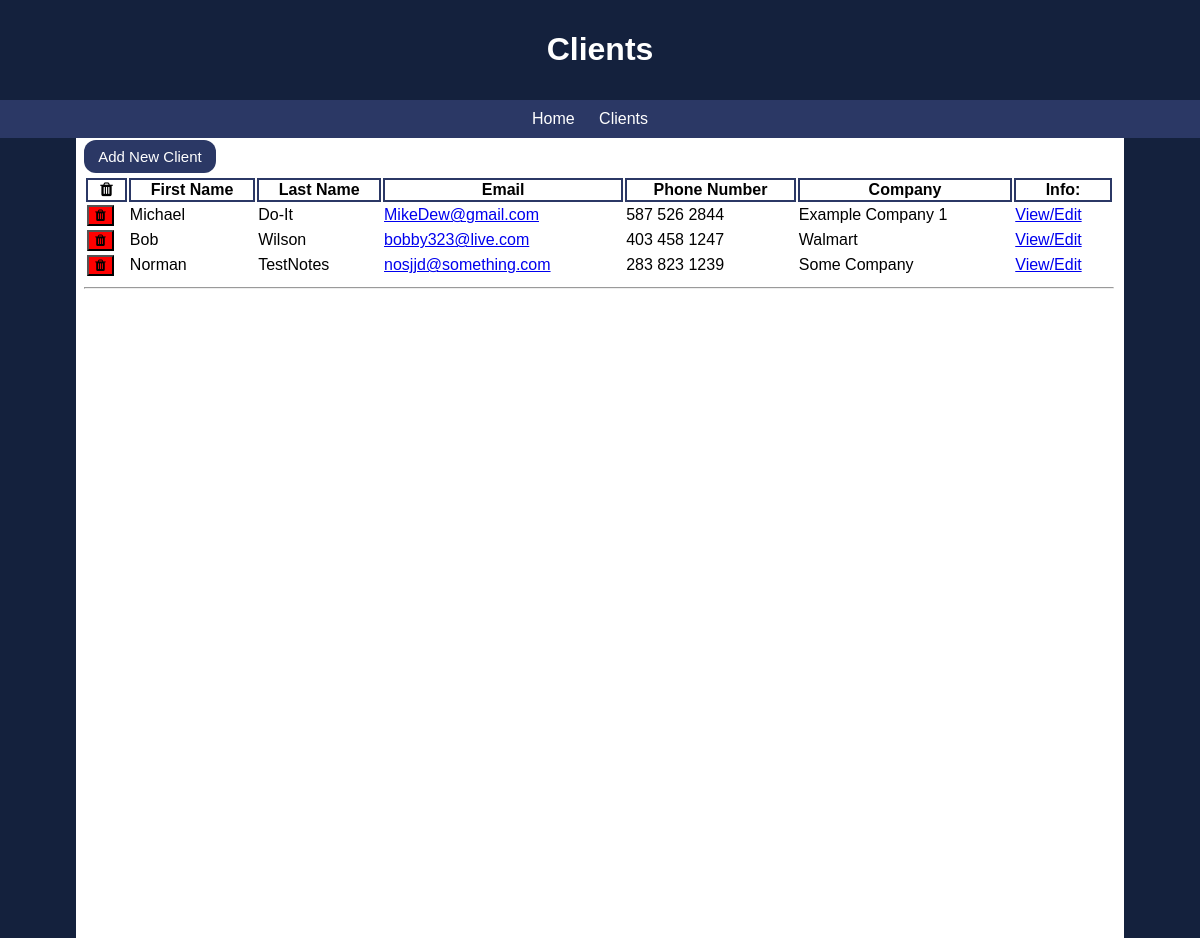
The page /clients/ on the database as committed earlier.
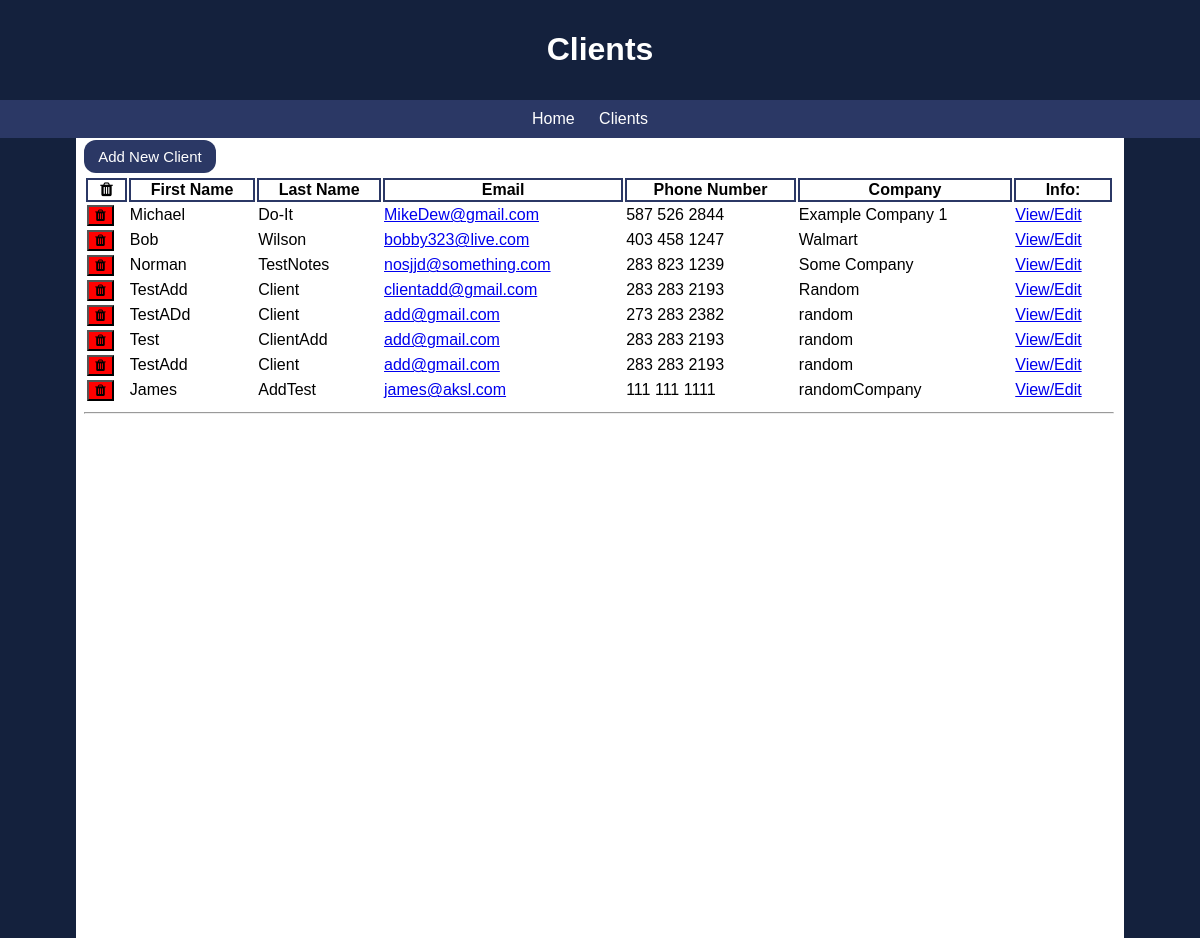
The same page on the database as committed later.
### AppCRM/models.py (models this page shows)
class Clients(models.Model):
    first_name = models.CharField(max_length=200)
    last_name = models.CharField(max_length=200)
    email = models.EmailField(max_length=250)
    phone = models.CharField(max_length=200)
    company = models.CharField(max_length=300)
    notes = models.CharField(max_length=750, default="<No Available Notes>")

### AppCRM/views.py (the view)
# urls.py: path("clients/",views.client_list,name="Clients"),
def client_list(request):
    items = Clients.objects.all()
    return render(request, "clients.html", {"client_list": items})

### AppCRM/templates/clients.html
{% extends "base.html" %}
{% load static %}
{% block css %}
    <link rel="stylesheet" href="{% static 'css/clientstyles.css' %}" type="text/css">
    <link rel="stylesheet" href="https://cdnjs.cloudflare.com/ajax/libs/font-awesome/4.7.0/css/font-awesome.min.css">
{% endblock %}
{% block header_title %}Clients{% endblock %}
{% block content %}
    <div class="button-div">
        <a class="add-button" href={% url 'Add' %}> Add New Client</a>
    </div>
    <table>
        <th class="del-head"><i class="fa fa-trash"></i></th>
        <th>First Name</th>
        <th>Last Name</th>
        <th>Email</th>
        <th>Phone Number</th>
        <th>Company</th>
        <th>Info: </th>
        {% for client in client_list %}
            <tr class="row">
                <td class="del-row" ><button class="delete-btn"><i class="fa fa-trash"></i></button></td>
                <td>{{ client.first_name }}</td>
                <td>{{ client.last_name }}</td>
                <td><a href="mailto:{{ client.email }}">{{ client.email }}</a></td>
                <td>{{ client.phone}}</td>
                <td>{{ client.company }}</td>
                <td>
                    <a href="{% url 'Info' client.id %}">View/Edit</a>
                </td>
            </tr>
        {% endfor %}
    </table>
    <hr>
{% endblock %}

### AppCRM/templates/base.html (shortened to what this page needs)
{% load static %}
<!DOCTYPE html>
<html lang="en">
<head>
  <link rel="stylesheet" href="{% static 'css/basestyles.css' %}" type="text/css">
    {% block css %}{% endblock %}
</head>
<body>
  <header>
    <h1>{% block header_title %}Base{% endblock %}</h1>
  </header>
  <nav>
    <ul>
      <li><a href="{% url 'home' %}">Home</a></li>
      <li><a href="{% url 'Clients' %}">Clients</a></li>
    </ul>
  </nav>
  <div class="outer">
    <div class="left-bar"></div>
    <div class="container">{% block content %} {% endblock %}</div>
    <div class="right-bar"></div>
  </div>
</body>
</html>

### static/css/basestyles.css (style rules this page uses)
html, body { height: 100%; margin: 0; }
body { font-family: Arial, sans-serif; margin: 0; padding: 0; }
header { background-color: #14213D; color: #fff; padding: 10px 0; text-align: center; }
nav { background-color: #2B3865; padding: 10px; }
nav ul { list-style: none; margin: 0; padding: 0; text-align: center; }
nav ul li { display: inline; margin-right: 20px; }
nav ul li a { text-decoration: none; color: #fff; }
.outer { display: flex; height: 100%; }
.left-bar, .right-bar { width: 80px; background-color: #14213D; }
.container { padding-left: 8px; padding-right: 10px; flex-grow: 1; height: 100%; width: 90%; }

### static/css/clientstyles.css (style rules this page uses)
.container th { border: 2px solid #2B3865; }
.container .row { border-bottom: 2px solid #2B3865; }
.container table { width: 100%; }
.button-div { padding-top: 10px; padding-bottom: 10px; }
.add-button { border: none; background-color: #2B3865; color: white; font-size: 15px; border-radius: 12px; padding: 8px 14px; text-decoration: none; }
.del-row { outline: none; }
.del-head { outline: none; border: #006b1b; }
.delete-btn { background-color: red; color: black; }

Rows that differ between the two databases and show on the page:
added Clients: first_name "TestAdd", last_name "Client", email "clientadd@gmail.com", phone "283 283 2193", company "Random"
added Clients: first_name "TestADd", last_name "Client", email "add@gmail.com", phone "273 283 2382", company "random"
added Clients: first_name "Test", last_name "ClientAdd", email "add@gmail.com", phone "283 283 2193", company "random"
added Clients: first_name "TestAdd", last_name "Client", email "add@gmail.com", phone "283 283 2193", company "random"
added Clients: first_name "James", last_name "AddTest", email "james@aksl.com", phone "111 111 1111", company "randomCompany"
